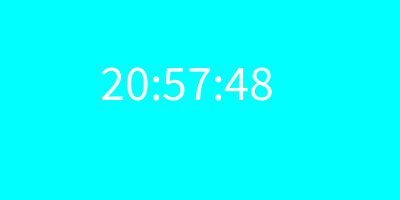
Frame 1 (no input)
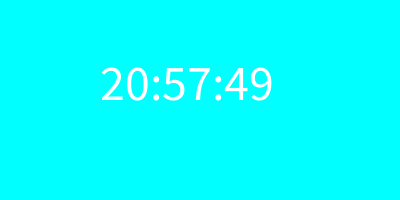
Frame 60 (the mouse pressed at the canvas centre just before this capture)
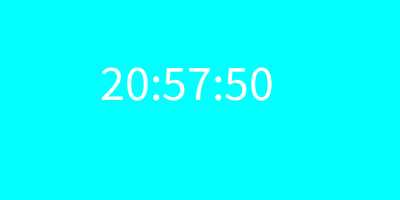
Frame 120 (the mouse held since frame 60 and released just before this capture)

The Processing sketch that drew these frames (run headless with seeded random() and noise(); from frame 60 on, the mouse is pressed at the canvas centre):

// Processing sketch: c4digitalClock
// ── c4digitalClock.pde
int sec,min,hr;
void setup(){
  size(400,200);
  textSize(50);
}
void draw(){
  background(0,255,255);
  sec = second();
  min = minute();
  hr = hour();
  text(hr+":"+min+":"+sec,100,100);
}
